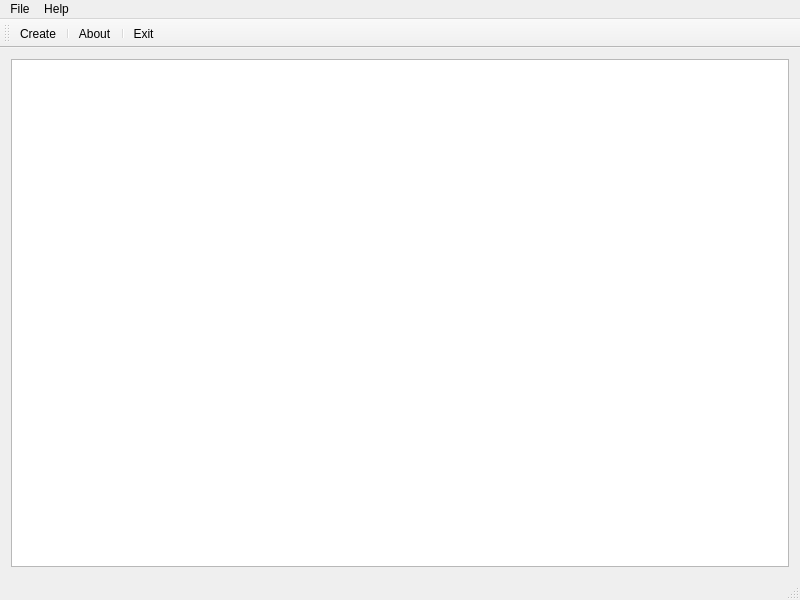
<?xml version="1.0" encoding="UTF-8"?>
<ui version="4.0">
 <class>SharedlibNameFrame</class>
 <widget class="QMainWindow" name="SharedlibNameFrame">
  <property name="geometry">
   <rect>
    <x>0</x>
    <y>0</y>
    <width>800</width>
    <height>600</height>
   </rect>
  </property>
  <property name="windowTitle">
   <string>SharedlibNameApp</string>
  </property>
  <widget class="QWidget" name="centralwidget">
   <layout class="QVBoxLayout" name="verticalLayout">
    <item>
     <widget class="QTextEdit" name="textEdit"/>
    </item>
   </layout>
  </widget>
  <widget class="QMenuBar" name="menuBar">
   <property name="geometry">
    <rect>
     <x>0</x>
     <y>0</y>
     <width>800</width>
     <height>25</height>
    </rect>
   </property>
   <widget class="QMenu" name="menuFile">actionCreate
    <property name="title">
     <string>File</string>
    </property>
    <addaction name="actionCreate"/>
    <addaction name="separator"/>
    <addaction name="actionExit"/>
   </widget>
   <widget class="QMenu" name="menuHelp">
    <property name="title">
     <string>Help</string>
    </property>
    <addaction name="actionAbout"/>
   </widget>
   <addaction name="menuFile"/>
   <addaction name="menuHelp"/>
  </widget>
  <widget class="QToolBar" name="mainToolBar">
   <attribute name="toolBarArea">
    <enum>TopToolBarArea</enum>
   </attribute>
   <attribute name="toolBarBreak">
    <bool>false</bool>
   </attribute>
   <addaction name="actionCreate"/>
   <addaction name="separator"/>
   <addaction name="actionAbout"/>
   <addaction name="separator"/>
   <addaction name="actionExit"/>
  </widget>
  <widget class="QStatusBar" name="statusbar"/>
  <action name="actionCreate">
   <property name="icon">
    <iconset resource="sharedlib_name_app.qrc">
     <normaloff>:/images/create.png</normaloff>
     :/images/create.png
    </iconset>
   </property>
   <property name="text">
    <string>Create</string>
   </property>
   <property name="toolTip">
    <string>Great creativity</string>
   </property>
   <property name="shortcut">
    <string>Ctrl+N</string>
   </property>
  </action>
  <action name="actionExit">
   <property name="icon">
    <iconset resource="sharedlib_name_app.qrc">
     <normaloff>:/images/exit.png</normaloff>
     :/images/exit.png
    </iconset>
   </property>
   <property name="text">
    <string>Exit</string>
   </property>
   <property name="toolTip">
    <string>Exit sharedlib_name_app</string>
   </property>
   <property name="shortcut">
   </property>
  </action>
  <action name="actionAbout">
   <property name="icon">
    <iconset resource="sharedlib_name_app.qrc">
     <normaloff>:/images/info.png</normaloff>
     :/images/info.png
    </iconset>
   </property>
   <property name="text">
    <string>About</string>
   </property>
   <property name="toolTip">
    <string>About sharedlib_name_app</string>
   </property>
  </action>
 </widget>
 <layoutdefault spacing="6" margin="11"/>
 <resources/>
 <connections/>
</ui>
